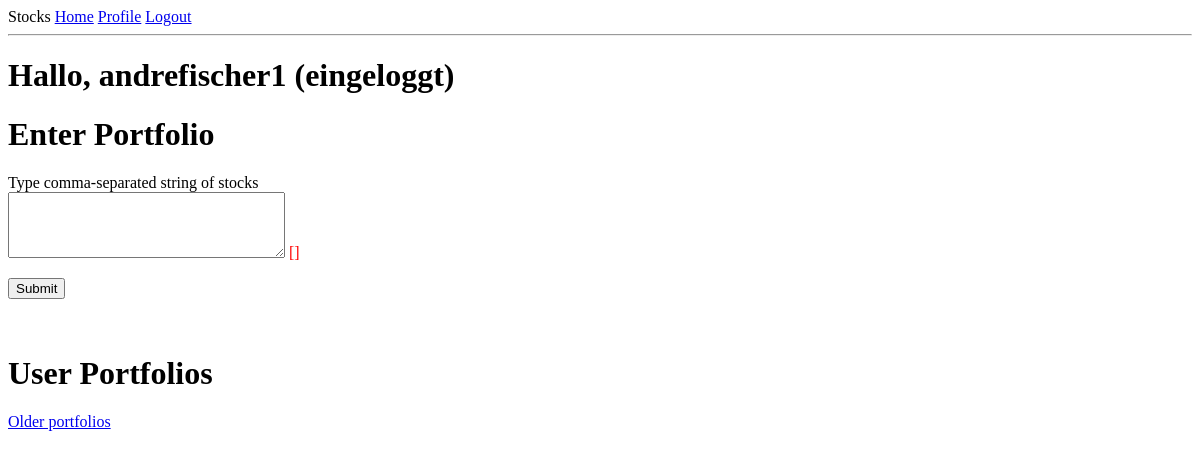
Before: /index?page=2 (signed in) with the older database file.
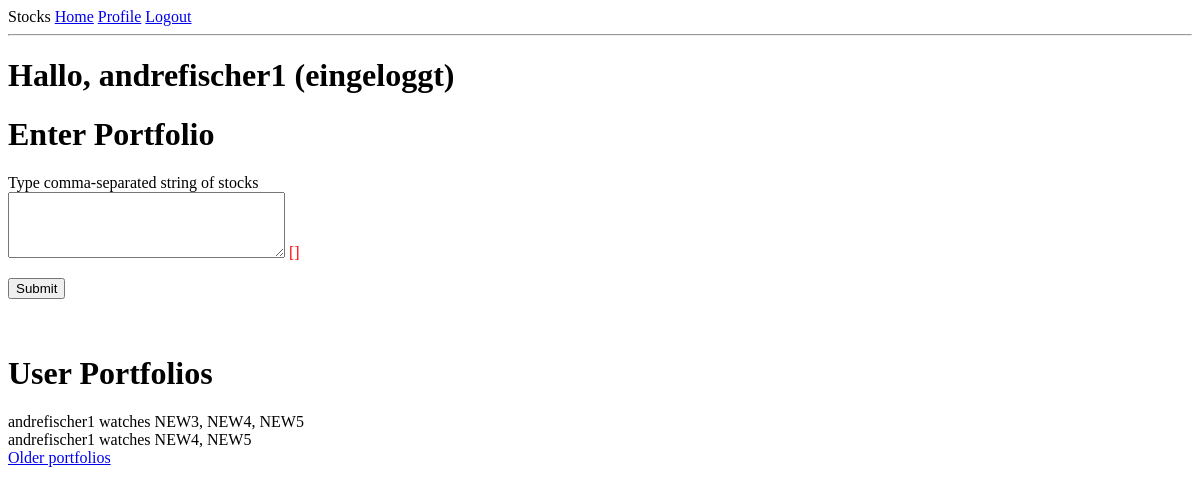
After: the same page with the newer database file.
### app/models.py (models this page shows, shortened)
class User(UserMixin, db.Model):  # inherts from db.Model, the bas lass for all models in SQLAlhemy
    id: so.Mapped[int] = so.mapped_column(primary_key=True)
    username: so.Mapped[str] = so.mapped_column(sa.String(64), index=True,  unique=True)
    email: so.Mapped[str] = so.mapped_column(sa.String(120), index=True, unique=True)
    """
    Relationship to new class Portfolio "author" object; so.relationship() is model class that represents the other side of the relationship;
    the "back_populates" arguments reference the name of the relationship attribute on the other side
    """
    portfolios: so.WriteOnlyMapped['Portfolio'] = so.relationship(back_populates='author')
    """
    - password hash is used instead of password to not store them as plain text if DB is comprimised
    - optional typing allows empty or "None"
    - from werkzeug, password hashing and it's checking are added as methods
    """
    password_hash: so.Mapped[Optional[str]] = so.mapped_column(sa.String(256))
    about_me: so.Mapped[Optional[str]] = so.mapped_column(sa.String(140))
    last_seen: so.Mapped[Optional[datetime]] = so.mapped_column(
        default=lambda: datetime.now(timezone.utc))

class Portfolio(db.Model):
    id: so.Mapped[int] = so.mapped_column(primary_key=True)
    name: so.Mapped[Optional[str]] = so.mapped_column(sa.String(256), index=True, unique=True)  # each portfolio has a name which is Optional
    timestamp: so.Mapped[datetime] = so.mapped_column(index=True, default=lambda: datetime.now(timezone.utc))  # use Datetime to get Swiss time
    stock_list: so.Mapped[str] = so.mapped_column(sa.String(256))
    """
    Map to foreign key of "User" class
    """
    user_id: so.Mapped[int] = so.mapped_column(sa.ForeignKey(User.id),  index=True)
    author: so.Mapped[User] = so.relationship(back_populates='portfolios')

### app/routes.py (the view)
@app.route('/', methods=['GET', 'POST'])  # decorator for following function
@app.route('/index', methods=['GET', 'POST'])  # 2nd decorator
@login_required  # although it's index, we can set that here - not logged in person will be sent to login function
def index():
    mock_user = {'username':'Rikarda'}
    alt_names = ['guati','schatzi','schatzus','schatzo']
    form = PostPortfolio()
    if form.validate_on_submit():  # forms always are POST requests
        portfolio = Portfolio(stock_list=form.portfolio.data, author=current_user)
        db.session.add(portfolio)
        db.session.commit()
        flash('Your portfolio is now stored in database!')
        return redirect(url_for('index')) # it's recommended to have a redirect at the end of a post request
    portfolio_query = sa.select(Portfolio)
    """
    Instead of db.session.scalars() we can call db.paginate().items to prohibit overflow of one page
    and make the DB requests smaller; takes several arguments:
        page: the page number, starting from 1; per_page: the number of items per page
        error_out: an error flag. If True, when an out of range page is requested a 404 error will be
        automatically returned to the client. If False, an empty list will be returned for out of range pages.
    """
    page = request.args.get('page', 1, type=int)
    portfolios = db.paginate(portfolio_query, page=page, per_page=app.config['POSTS_PER_PAGE'], error_out=False)
    next_url = url_for('index', page=portfolios.next_num) \
        if portfolios.has_next else None
    prev_url = url_for('index', page=portfolios.prev_num) \
        if portfolios.has_prev else None
    return render_template('index.html',user=mock_user, alt_names=alt_names,
                           portfolios=portfolios.items, form=form,
                           next_url=next_url, prev_url=prev_url)

### app/forms.py
class PostPortfolio(FlaskForm):
    portfolio = TextAreaField('Type comma-separated string of stocks',
                              validators=[DataRequired(), Length(min=1, max=300)])
    submit = SubmitField('Submit')

### app/models.py (called while the page is built)
@login.user_loader  # user loader is registered with decorator
def load_user(id):
    return db.session.get(User, int(id)) # needs to be converted to int as string

### app/routes.py (called while the page is built)
@app.before_request
def before_request():
    if current_user.is_authenticated:
        current_user.last_seen = datetime.now(timezone.utc) # adding to db - no .add() needed here
        db.session.commit() # committing to db

### app/templates/index.html (shortened to what this page needs)
{% extends "base.html" %}
{% block content %}
        {% if not current_user.is_anonymous %}
        <h1> Hallo, {{ current_user.username}} (eingeloggt)</h1>
        {% endif %}
        <h1> Enter Portfolio </h1>
        <form action="", method="post">
                <p>
                        {{ form.portfolio.label }} <br>
                        {{ form.portfolio(cols=32,rows=4)}}
                        <span style="color: red;">[{{ error }}]</span>
                </p>
                <p>{{ form.submit() }}</p>
        </form>
        <br>
        <h1> User Portfolios </h1>
        {% for p in portfolios %}
        <tr valign="top">
                <div><td>{{p.author.username}} watches {{p.stock_list}}</td></div>
        </tr>
        {% endfor %}
        {% if prev_url %}
        <a href="{{ prev_url }}">Older portfolios</a>
        {% endif %}
        {% endblock %}

### app/templates/base.html (shortened to what this page needs)
<!DOCTYPE html>
<html>
    <head>
    </head>
    <body>
    <div>
        Stocks
        <a href="/index">Home</a>
        {% if current_user.is_anonymous %}
        <a href="{{ url_for('login') }}">Login</a>
        {% else %}
        <a href="{{ url_for('user', username=current_user.username) }}">Profile</a>
        <a href="{{ url_for('logout') }}">Logout</a>
        {% endif %}
    </div>
    <hr>
    {% block content%}{% endblock %}
    </body>
</html>

Changed rows visible on the page:
added Portfolio: author.username "andrefischer1", stock_list "NEW3, NEW4, NEW5"
added Portfolio: author.username "andrefischer1", stock_list "NEW4, NEW5"
